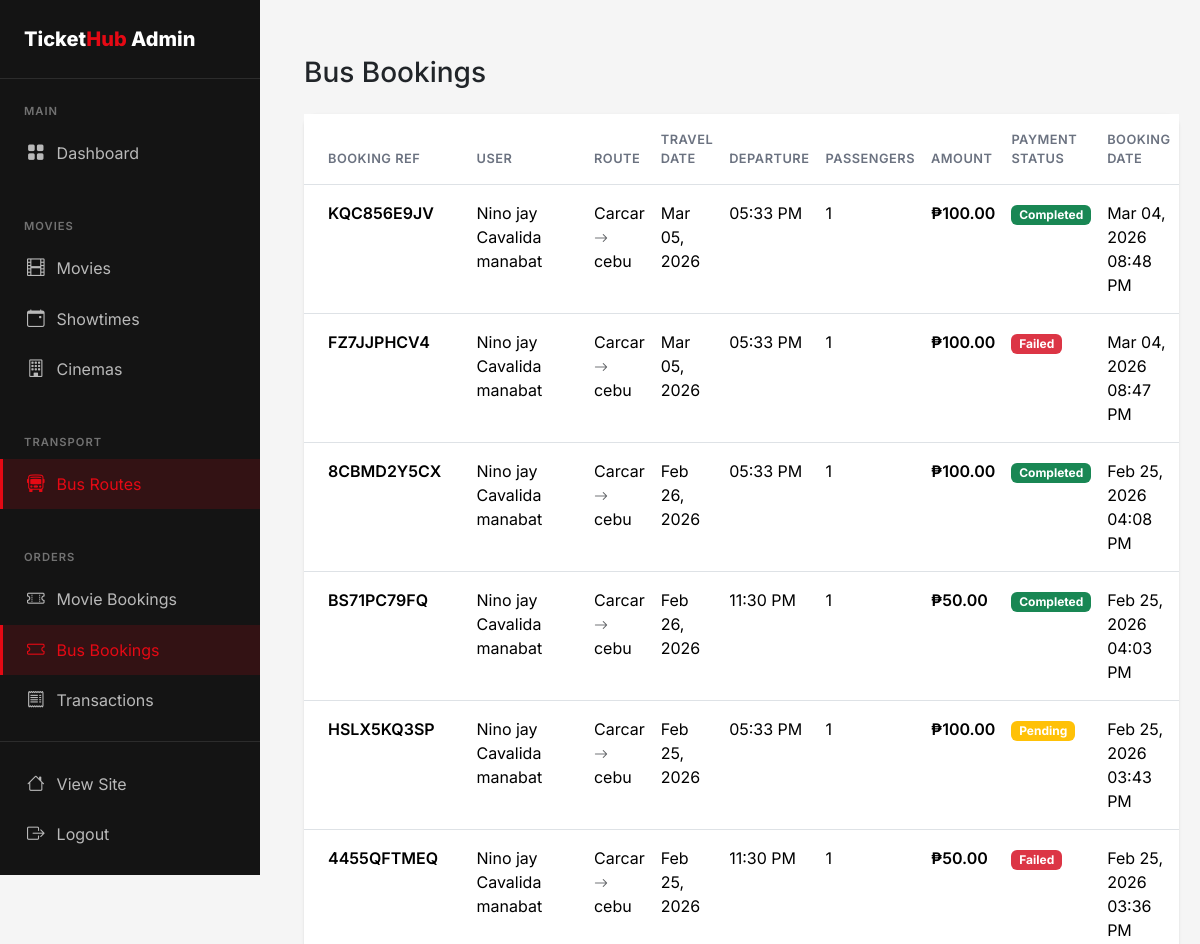
The app's page /admin/bookings/bus (signed in, upper part), older data.
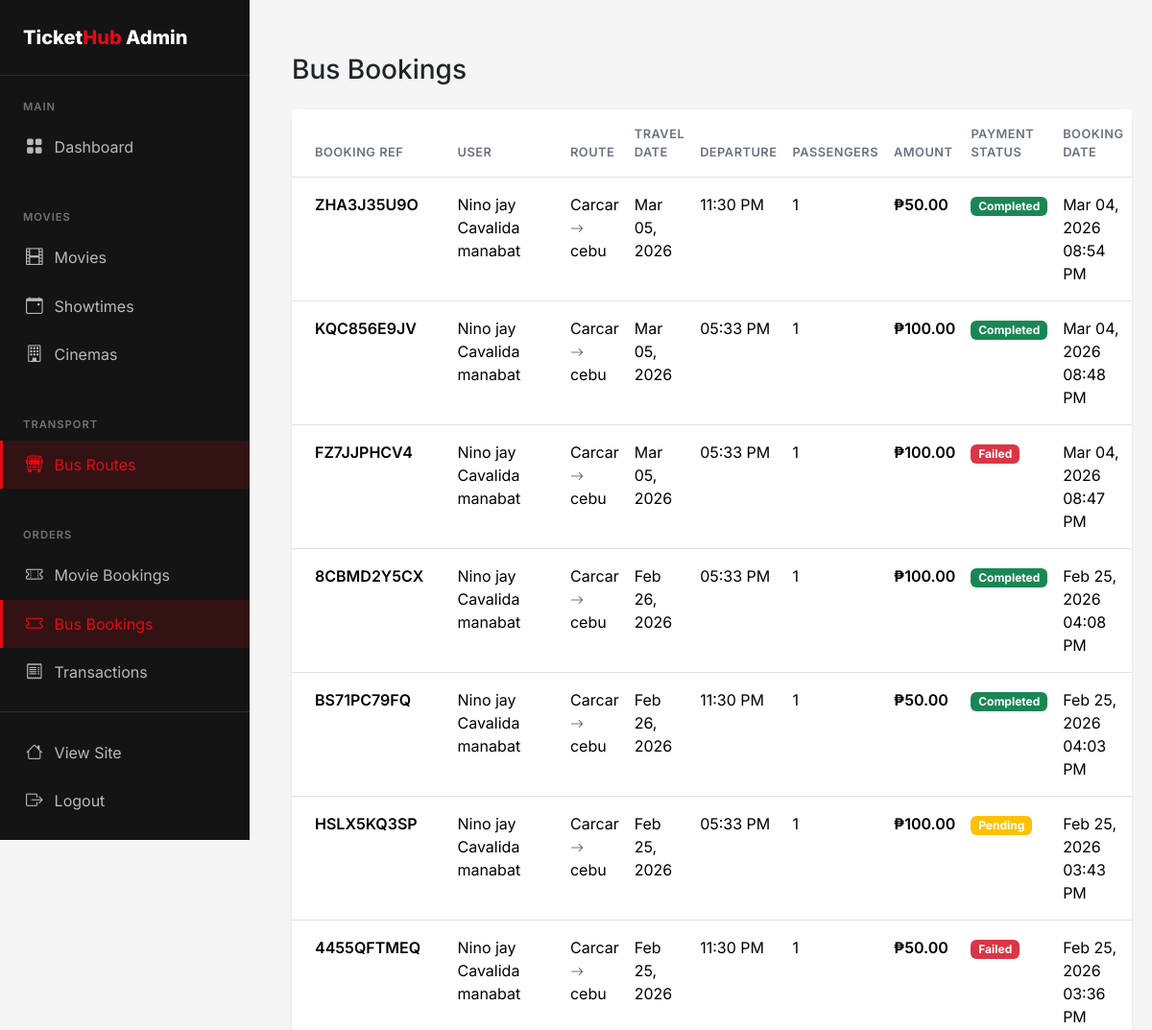
The same page, newer data.
### flask_app/app.py (models this page shows, shortened)
class BusBooking(db.Model):
    id = db.Column(db.Integer, primary_key=True)
    user_id = db.Column(db.Integer, db.ForeignKey('user.id'), nullable=False)
    schedule_id = db.Column(db.Integer, db.ForeignKey('bus_schedule.id'), nullable=False)
    num_tickets = db.Column(db.Integer, nullable=False)
    seat_numbers = db.Column(db.String(200))
    passenger_names = db.Column(db.Text)
    total_amount = db.Column(db.Float, nullable=False)
    payment_status = db.Column(db.String(20), default='pending')  # pending, completed, failed, refunded
    payment_method = db.Column(db.String(20))     # 'card', 'gcash', 'paymaya', 'paypal'
    payment_reference = db.Column(db.String(255)) # PayMongo source/payment id
    booking_reference = db.Column(db.String(20), unique=True)
    created_at = db.Column(db.DateTime, default=datetime.utcnow)

class User(UserMixin, db.Model):
    id = db.Column(db.Integer, primary_key=True)
    email = db.Column(db.String(120), unique=True, nullable=False)
    password_hash = db.Column(db.String(256), nullable=False)
    name = db.Column(db.String(100), nullable=False)
    phone = db.Column(db.String(20))
    is_admin = db.Column(db.Boolean, default=False)
    created_at = db.Column(db.DateTime, default=datetime.utcnow)
    movie_bookings = db.relationship('MovieBooking', backref='user', lazy=True)
    bus_bookings = db.relationship('BusBooking', backref='user', lazy=True)

class BusRoute(db.Model):
    id = db.Column(db.Integer, primary_key=True)
    origin = db.Column(db.String(100), nullable=False)
    destination = db.Column(db.String(100), nullable=False)
    bus_operator = db.Column(db.String(100))
    bus_type = db.Column(db.String(50))  # AC, Non-AC, Sleeper, etc.
    departure_time = db.Column(db.Time, nullable=False)
    arrival_time = db.Column(db.Time, nullable=False)
    duration = db.Column(db.String(50))
    price = db.Column(db.Float, nullable=False)
    total_seats = db.Column(db.Integer, default=40)
    amenities = db.Column(db.String(255))  # WiFi, Charging, etc.
    is_active = db.Column(db.Boolean, default=True)
    schedules = db.relationship('BusSchedule', backref='route', lazy=True)

class BusSchedule(db.Model):
    id = db.Column(db.Integer, primary_key=True)
    route_id = db.Column(db.Integer, db.ForeignKey('bus_route.id'), nullable=False)
    travel_date = db.Column(db.Date, nullable=False)
    available_seats = db.Column(db.Integer)
    bookings = db.relationship('BusBooking', backref='schedule', lazy=True)

### flask_app/app.py (the view)
@app.route('/admin/bookings/bus')
@login_required
@admin_required
def admin_bus_bookings():
    bookings = BusBooking.query.order_by(BusBooking.created_at.desc()).all()
    return render_template('admin/bookings/bus.html', bookings=bookings)

### flask_app/app.py (called while the page is built)
@login_manager.user_loader
def load_user(user_id):
    return User.query.get(int(user_id))

def admin_required(f):
    @wraps(f)
    def decorated_function(*args, **kwargs):
        if not current_user.is_authenticated or not current_user.is_admin:
            flash('You need admin access for this action.', 'error')
            return redirect(url_for('index'))
        return f(*args, **kwargs)
    return decorated_function

### flask_app/templates/admin/bookings/bus.html (shortened to what this page needs)
{% extends 'admin/base.html' %}
{% block admin_content %}
<div class="container-fluid py-4">
    <div class="row mb-4">
        <div class="col-12">
            <h1 class="h3 mb-0">Bus Bookings</h1>
        </div>
    </div>
    {% if bookings %}
    <div class="card">
        <div class="table-responsive">
            <table class="table table-hover mb-0">
                <thead class="bg-light">
                    <tr>
                        <th class="px-4 py-3">Booking Ref</th>
                        <th class="py-3">User</th>
                        <th class="py-3">Route</th>
                        <th class="py-3">Travel Date</th>
                        <th class="py-3">Departure</th>
                        <th class="py-3">Passengers</th>
                        <th class="py-3">Amount</th>
                        <th class="py-3">Payment Status</th>
                        <th class="py-3">Booking Date</th>
                    </tr>
                </thead>
                <tbody>
                    {% for booking in bookings %}
                    <tr>
                        <td class="px-4 py-3">
                            <span class="fw-semibold">{{ booking.booking_reference }}</span>
                        </td>
                        <td class="py-3">{{ booking.user.name }}</td>
                        <td class="py-3">
                            {{ booking.schedule.route.origin }} <i class="bi bi-arrow-right text-muted small"></i> {{ booking.schedule.route.destination }}
                        </td>
                        <td class="py-3">{{ booking.schedule.travel_date.strftime('%b %d, %Y') }}</td>
                        <td class="py-3">{{ booking.schedule.route.departure_time.strftime('%I:%M %p') }}</td>
                        <td class="py-3">{{ booking.num_tickets }}</td>
                        <td class="py-3 fw-semibold">₱{{ "%.2f"|format(booking.total_amount) }}</td>
                        <td class="py-3">
                            {% if booking.payment_status in ['completed', 'paid'] %}
                                    <span class="badge bg-success">Completed</span>
                                {% elif booking.payment_status == 'pending' %}
                                    <span class="badge bg-warning">Pending</span>
                                {% else %}
                                    <span class="badge bg-danger">Failed</span>
                                {% endif %}
                        </td>
                        <td class="py-3">{{ booking.created_at.strftime('%b %d, %Y %I:%M %p') }}</td>
                    </tr>
                    {% endfor %}
                </tbody>
            </table>
        </div>
    </div>
    {% else %}
    <div class="alert alert-info text-center py-5">
        <i class="bi bi-info-circle me-2"></i>
        <strong>No bus bookings found</strong>
    </div>
    {% endif %}
</div>
{% endblock %}

Row changes from the older to the newer data that the page shows:
added BusBooking: booking_reference "ZHA3J35U9O", user.name "Nino jay Cavalida manabat", schedule.route.origin "Carcar", schedule.route.destination "cebu", schedule.travel_date "Mar 05, 2026", schedule.route.departure_time "11:30 PM", num_tickets "1", total_amount "50.00", payment_status "Completed", created_at "Mar 04, 2026 08:54 PM"
